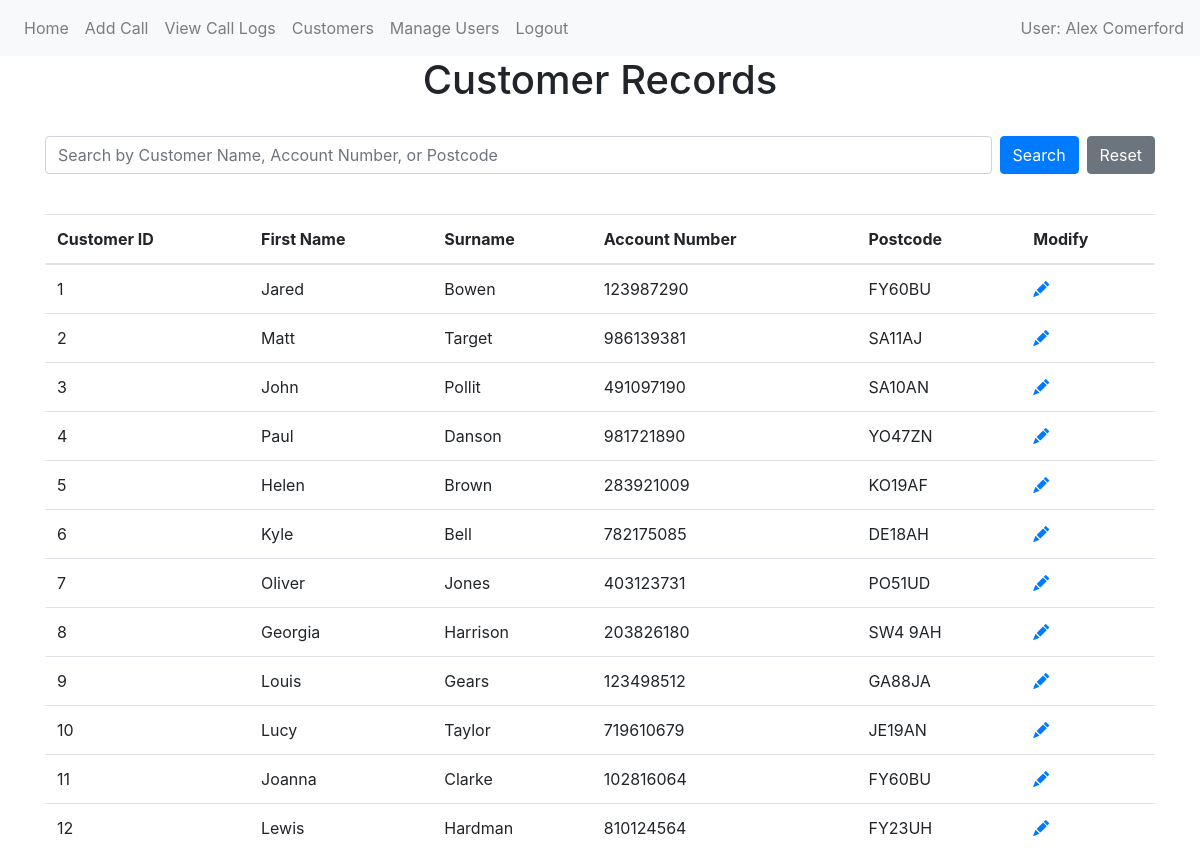
/customers (signed in), run on an earlier commit of the app's database.
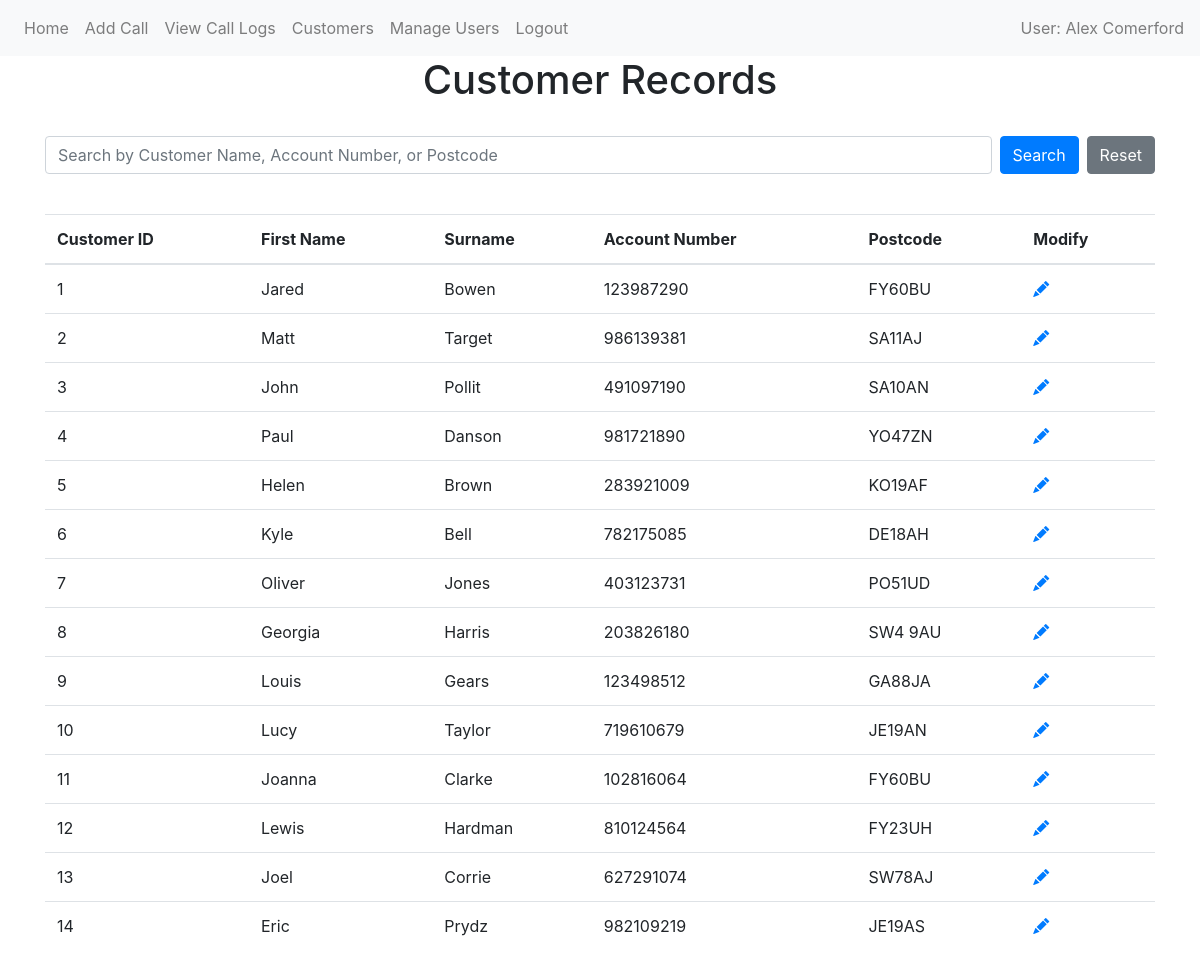
And on a later commit of the database.
### website/models/customer.py (models this page shows)
class Customer(db.Model):
    id = db.Column(db.Integer, primary_key=True)
    first_name = db.Column(db.String(100))
    last_name = db.Column(db.String(50))
    account_number = db.Column(db.Integer, unique=True)
    postcode = db.Column(db.String(8))
    calls = relationship('Call', back_populates='customer')

### website/views/customers/view.py (the view)
@views.route('/customers', methods=['GET'])
@login_required
def view_customers():
     search = request.args.get('customer_search')
     if search:
        customers = Customer.query.filter(
            (Customer.first_name.ilike(f'%{search}%')) |
            (Customer.last_name.ilike(f'%{search}%')) |
            (Customer.account_number.ilike(f'%{search}%')) |
            (Customer.postcode.ilike(f'%{search}%'))).all()
     else:
        customers = Customer.query.all()
     return render_template('customers/view.html', customers=customers, user=current_user)

### website/__init__.py (called while the page is built)
def create_app():
    app = Flask(__name__)
    app.config['SECRET_KEY'] = 'hjshjhdjah kjshkjdhjs'
    app.config['SQLALCHEMY_DATABASE_URI'] = f'sqlite:///{DB_NAME}'
    db.init_app(app)
    migrate.init_app(app, db)
    from website.models import User, Call, Customer  #Importing all models
    login_manager = LoginManager()
    login_manager.login_view = 'auth.login'
    login_manager.init_app(app)
    from .views import views
    from .views.auth import auth
    from .views.admin.manage_users import admin
    app.register_blueprint(views, url_prefix='/')
    app.register_blueprint(auth, url_prefix='/')
    app.register_blueprint(admin, url_prefix='/')
    from flask_login import current_user
    @app.context_processor
    def inject_user():
        return dict(user=current_user)
    @login_manager.user_loader
    def load_user(id):
        return User.query.get(int(id))
    return app

### website/templates/customers/view.html (shortened to what this page needs)
{% extends "shared/base.html" %}  {% block content %}
    <h1 align="center">Customer Records</h1>
    <form method="GET" action="{{ url_for('views.view_customers') }}" class="mb-3">
      <div class="d-flex">
      <input type="text" name="customer_search" class="form-control" placeholder="Search by Customer Name, Account Number, or Postcode" value="{{ request.args.get('customer_search', '') }}">
      <button type="submit" class="btn btn-primary ml-2">Search</button>
        <a href="{{ url_for('views.view_customers') }}" class="btn btn-secondary ml-2">Reset</a>
      </div>
    </form>
    <table class="table table-hover">
      <thead>
        <tr>
          <th>Customer ID</th>
          <th>First Name</th>
          <th>Surname</th>
          <th>Account Number</th>
          <th>Postcode</th>
          <th>Modify</th>
        </tr>
      </thead>
      <tbody>
        {% for customer in customers %}
        <tr>
          <td>{{ customer.id }}</td>
          <td>{{ customer.first_name | title }}</td>
          <td>{{ customer.last_name | title }}</td>
          <td>{{ customer.account_number }}</td>
          <td>{{ customer.postcode | upper }}</td>
          <td>
            <a href="{{ url_for('views.edit_customer', id=customer.id) }}">
              <i class="bi bi-pencil-fill"></i>
            </a>
          </td>
        </tr>
        {% endfor %}
      </tbody>
    </table>
    {% endblock %}

What changed in the data, as far as the page shows it:
changed Customer "Georgia": last_name "Harrison" → "Harris"; postcode "SW4 9AH" → "SW4 9AU"
added Customer: id "13", first_name "Joel", last_name "Corrie", account_number "627291074", postcode "SW78AJ"
added Customer: id "14", first_name "Eric", last_name "Prydz", account_number "982109219", postcode "JE19AS"
